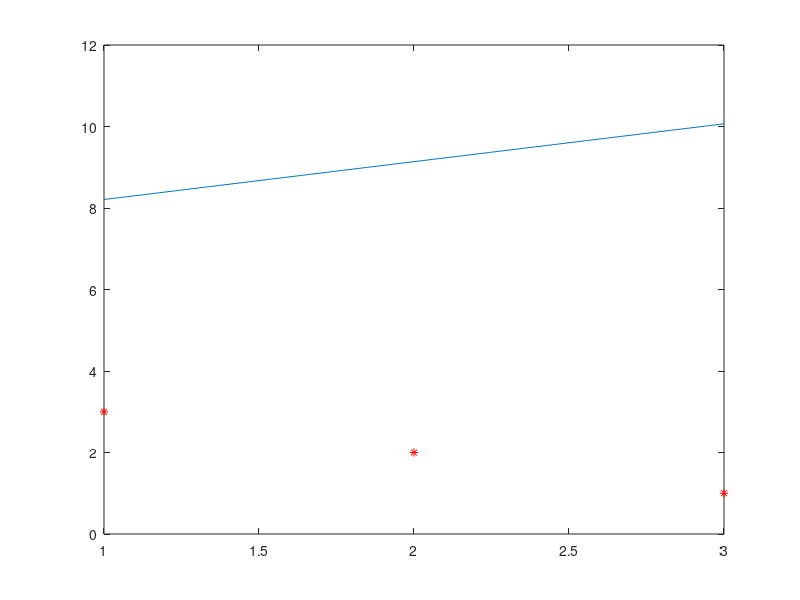

The MATLAB source for this figure:
clc;
clear all;
close all;

#x = [1 2 3 4 5 6 7];
#y = [9 8 10 12 11 13 14];

x = [1 2 3];
y = [3 2 1];

a = 0.9286;
b = 7.28;

plot(x, y, "r*")
hold on

x_plt = min(x) : 0.01 : max(x);
y_plt = (a * x_plt) + b;
plot(x_plt, y_plt)


#x is 123 and y is 123
